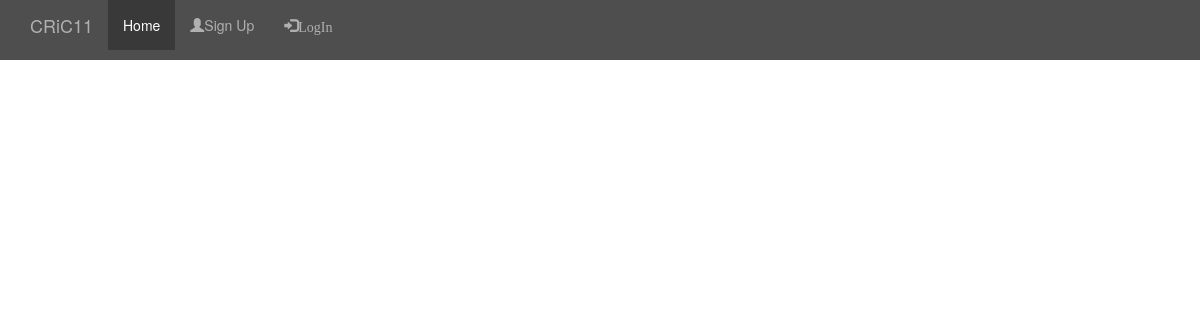
The app's page /viewscore/, older data.
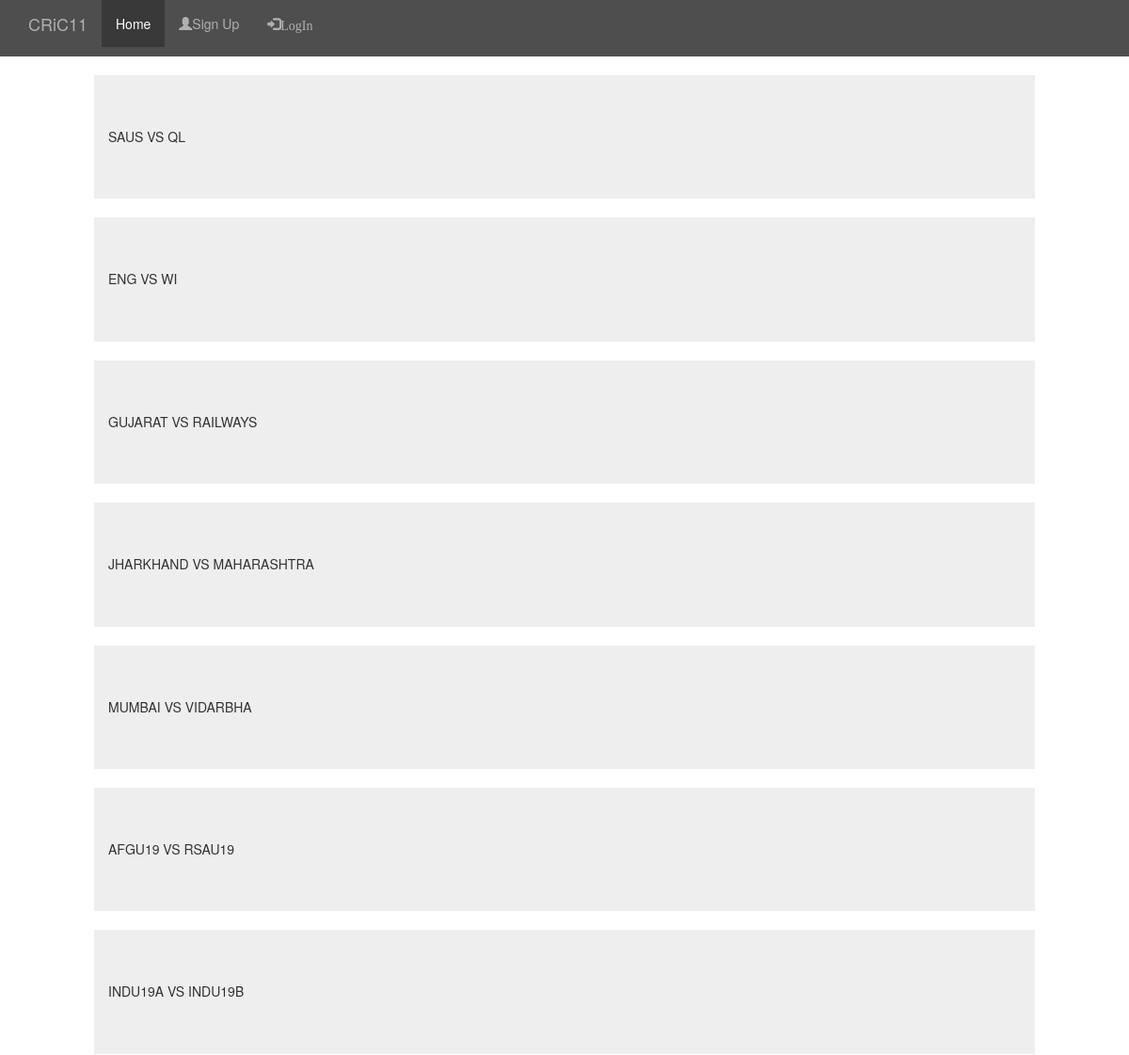
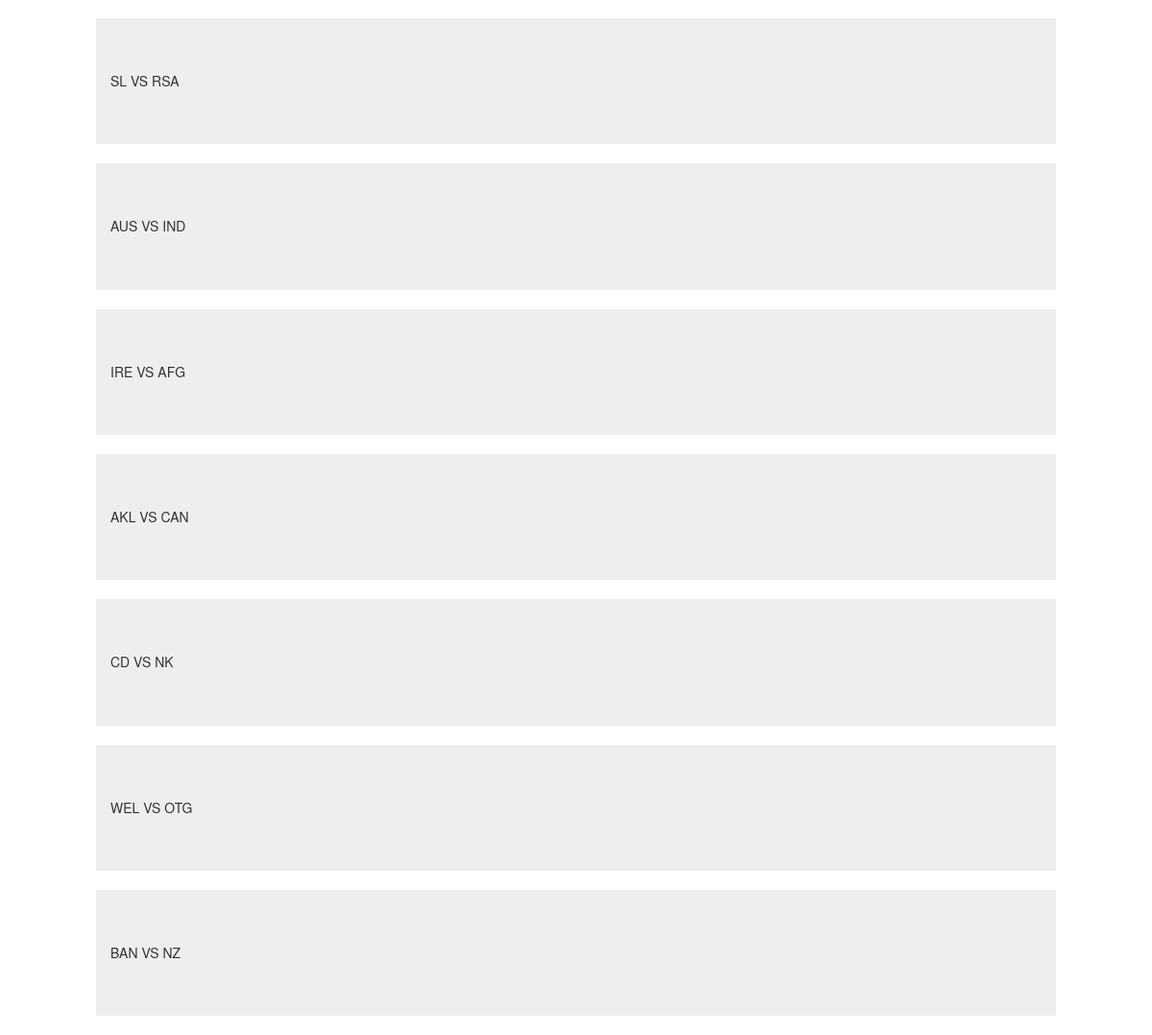
The same page, newer data (2 pictures, top to bottom).
### CRiC11/models.py (models this page shows, shortened)
class ScoreCard(models.Model):
    id = models.IntegerField('id', primary_key=True)
    batteam = models.CharField("Batting Team", max_length=15, null=True)
    batrun = models.IntegerField('Batting Runs', null=True)
    ballteam = models.CharField("Bowling Team", max_length=15, null=True)
    ballrun = models.IntegerField('Bowling Runs', null=True)
    batwickets = models.IntegerField("Bat Wicket", null=True)
    ballwicket = models.IntegerField('Ball Wicket', null=True)
    batovers = models.FloatField("Bat Overs", null=True)
    ballovers = models.FloatField("Bat Overs", null=True)
    result = models.CharField('Result', null=True, max_length=150)
    mchstate = models.CharField("State", max_length=50, null=True)
    venuename = models.CharField("Venue", max_length=50, null=True)
    date = models.DateField('Date', null=True)

### CRiC11/views.py (the view)
# urls.py: path('viewscore/', views.MoreScore.as_view(), name='more')
class MoreScore(generic.ListView):
    model = ScoreCard
    template_name = 'CRiC11/morescorecard.html'
    context_object_name = 'score'
    def get_queryset(self):
        return ScoreCard.objects.all().order_by('-date')

### template/CRiC11/morescorecard.html
<!DOCTYPE html>
{% extends "base.html" %}
{% block content %}
{% for i in score %}
<div class="jumbotron" style="margin:20px 100px">
    <div class="container">
        <h5>{{ i.batteam }} VS {{ i.ballteam }}</h5>
    </div>
</div>
{% endfor %}
{% endblock %}

### template/base.html (shortened to what this page needs)
<!DOCTYPE html>
<html lang="en">
<head>
  {% load static %}
<link rel="stylesheet" href="https://maxcdn.bootstrapcdn.com/bootstrap/3.4.0/css/bootstrap.min.css">
</head>
<body>
<nav class="navbar-inverse">
  <div class="container-fluid">
    <div class="navbar-header">
      <a class="navbar-brand" href="#">CRiC11</a>
    </div>
    <ul class="nav navbar-nav">
      <li class="active"><a href="{% url 'CRiC11:Home' %}">Home</a></li>
       {% if user.is_authenticated %}
      <li><a href="{% url 'CRiC11:Live' %}">Live Score</a></li>
      <li><a href="{% url 'CRiC11:Schedule' %}">Schedule</a></li>
        <li><a href="https://www.sonyliv.com/listing/all_cricket_sports">Trending</a></li>
        <li><a href="{% url 'CRiC11:news' %}">News</a></li>
      <li><a href="{% url 'CRiC11:Search' %}">Search</a></li>
    </ul>
    <ul class="nav navbar-nav navbar-right">
  <p class="navbar-text">User :{{user.username}}</p>
    <li><a href="{% url 'logout' %}?next={{request.path}}"><span class="glyphicon glyphicon-log-out"></span>Log Out</a> </li>
    {% else %}
    <li><a href="{% url 'CRiC11:Registrations' %}"><span class="glyphicon glyphicon-user"></span>Sign Up</a></li>
    <li><a href="{% url 'login' %}?next={{request.path}}"><span class="glyphicon glyphicon-log-in">LogIn</span></a></li>
    {% endif %}
    </ul>
  </div>
</nav>
{% block content %}
{% endblock %}
</body>
</html>

Row changes from the older to the newer data that the page shows:
added ScoreCard: batteam "SAUS", ballteam "QL"
added ScoreCard: batteam "ENG", ballteam "WI"
added ScoreCard: batteam "GUJARAT", ballteam "RAILWAYS"
added ScoreCard: batteam "JHARKHAND", ballteam "MAHARASHTRA"
added ScoreCard: batteam "MUMBAI", ballteam "VIDARBHA"
added ScoreCard: batteam "AFGU19", ballteam "RSAU19"
added ScoreCard: batteam "INDU19A", ballteam "INDU19B"
added ScoreCard: batteam "SL", ballteam "RSA"
added ScoreCard: batteam "AUS", ballteam "IND"
added ScoreCard: batteam "IRE", ballteam "AFG"
added ScoreCard: batteam "AKL", ballteam "CAN"
added ScoreCard: batteam "CD", ballteam "NK"
added ScoreCard: batteam "WEL", ballteam "OTG"
added ScoreCard: batteam "BAN", ballteam "NZ"
